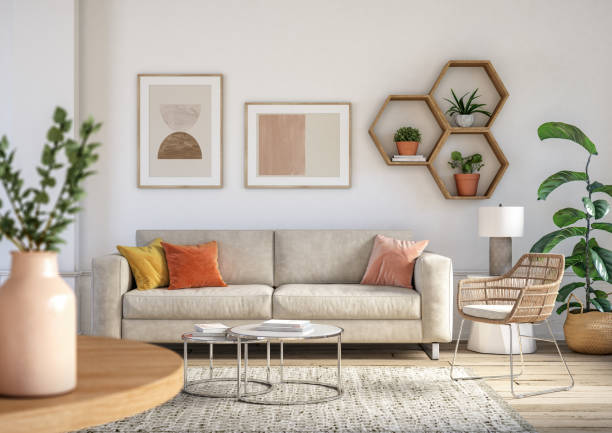
#> input picture Open_CV/Chapter/assets/sofa.jpg, 612 x 433 px
$ jupyter execute unit_12.ipynb
#> lines starting #> are read from the running program, lines starting #| are printed output that depends on the picture; after the words box and inside, x2 and y2 are one past the last pixel; in counts of white or black regions, pixels touching at a corner belong together
<h1 style="color:red;">Unit: 12</h1>

### Basic functions or manipulation in open_CV
- Original image
- Resize image
- Gray image
- Black & White image
- Blurr image. (contain only odd value.(23,23))
- Edge image
- Dilated image. (of egde image).(thickness of lines) (contain only odd value.(23,23))
- Erosion image. (of dilated image).(thinner outlines) (contain only odd value.(23,23))
- Cropped image

[cell 1]
# import libraries !

import cv2 as cv
from cv2 import cvtColor
import numpy as np

[cell 2]
# Read the image !

img = cv.imread('assets/sofa.jpg')
#> img is the input picture: shape (433, 612, 3); mean B, G, R 164.6, 176.7, 187.2
print('Size of our image: ',img.shape)
#| Size of our image:  (433, 612, 3)

**display images**

[cell 3]
# resize
res_img = cv.resize(img, (450,350))
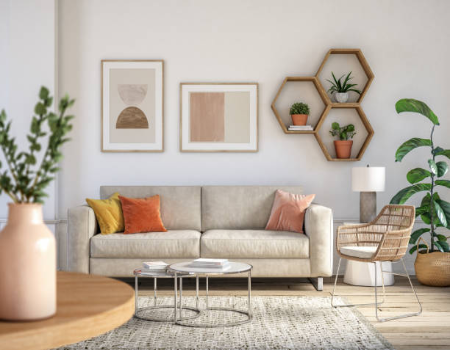
#> res_img: shape (350, 450, 3); mean B, G, R 164.5, 176.6, 187.1


# gray
gray_img = cv.cvtColor(img, cv.COLOR_BGR2GRAY)
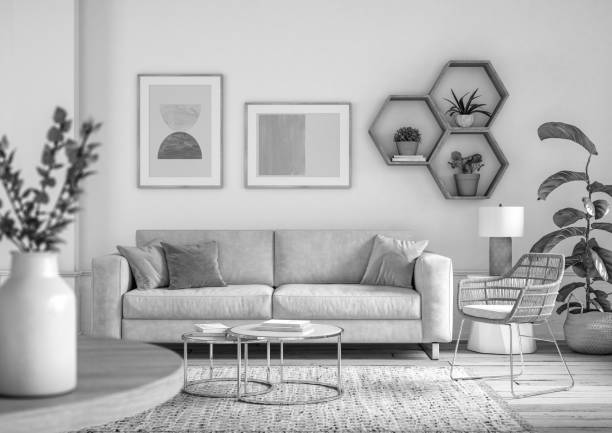
#> gray_img: shape (433, 612); min 0, max 255, mean 178.5


# black & white
(thresh, black_white_img) = cv.threshold(gray_img, 127, 155, cv.THRESH_BINARY)
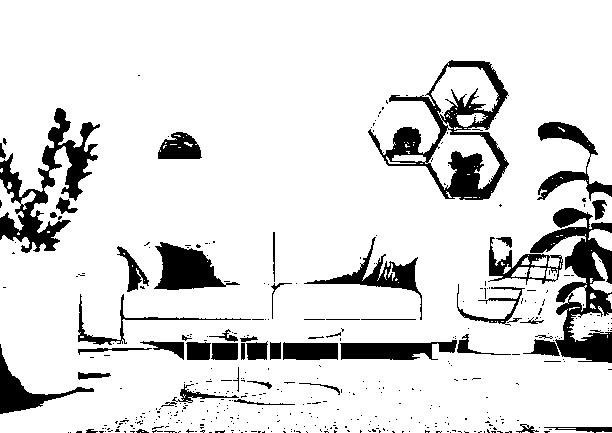
#> black_white_img: shape (433, 612); values 0 (black) and 155 (white), 87.2% white; 412 black regions (361 under 20 px), largest, box (x1, y1, x2, y2) and area: (368, 60, 509, 200) 5490, (523, 208, 612, 363) 5463, (0, 108, 100, 253) 4417


# blur
blurr_img = cv.GaussianBlur(img, (13,13), 0)
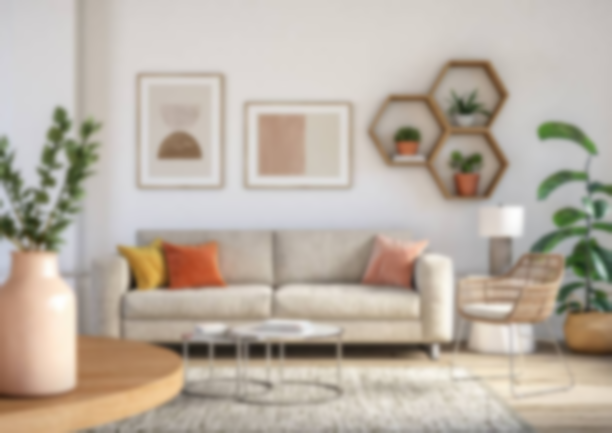
#> blurr_img: shape (433, 612, 3); mean B, G, R 164.6, 176.8, 187.2


# edge detection
edge_img = cv.Canny(img, 53,53)
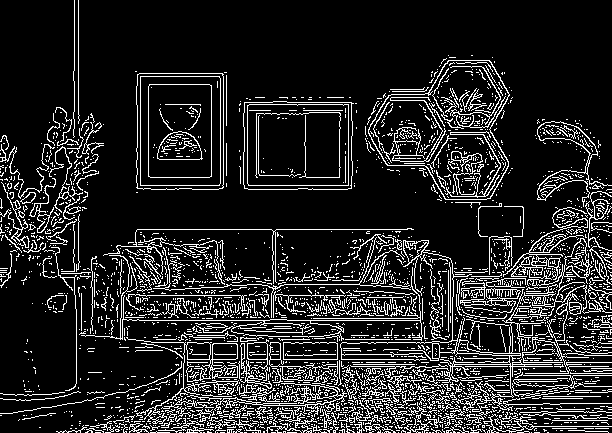
#> edge_img: shape (433, 612); 14.7% white in thin lines or dots


# thickness of lines of edge image
mat_kernal = np.ones((3,3), np.uint8)
dilate_img = cv.dilate(edge_img, mat_kernal, iterations=1)
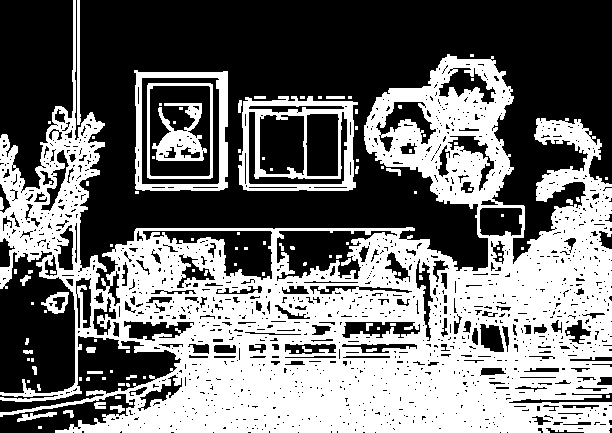
#> dilate_img: shape (433, 612); 44.3% white; 105 white regions (71 under 20 px), largest, box (x1, y1, x2, y2) and area: (0, 0, 612, 433) 105518, (238, 96, 358, 191) 4157, (134, 70, 228, 191) 2708


# make thinner outline of dilated image
mat_kernal = np.ones((3,3), np.uint8)
ero_img = cv.erode(dilate_img, mat_kernal, iterations=1)
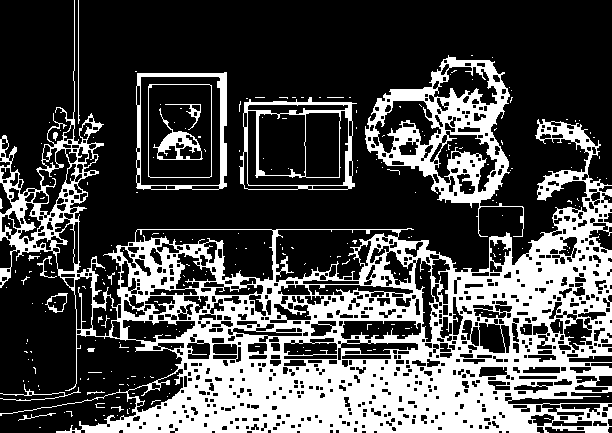
#> ero_img: shape (433, 612); 29.5% white; 249 white regions (228 under 20 px), largest, box (x1, y1, x2, y2) and area: (0, 0, 612, 433) 63724, (365, 55, 524, 237) 8063, (239, 97, 357, 190) 2070

# cropped image
cropped_image = img[230:410, 430:580]
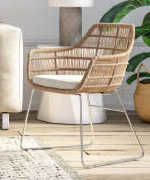
#> cropped_image: shape (180, 150, 3); mean B, G, R 158.6, 174.5, 185.5
# cropped_image = img[300:420, 160:360]

$ run again, with Open_CV/Chapter/assets/pc.jpg copied over Open_CV/Chapter/assets/sofa.jpg
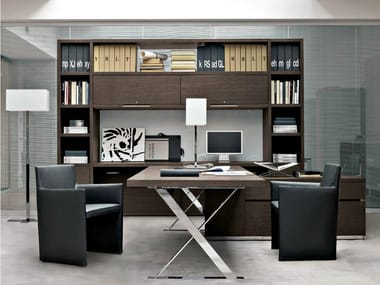
#> input picture Open_CV/Chapter/assets/pc.jpg, 380 x 285 px
#> img is the input picture: shape (285, 380, 3); mean B, G, R 111, 114.7, 116.5
#| Size of our image:  (285, 380, 3)
#> `(thresh, black_white_img) = cv.threshold(gray_img, 127, 155, cv.THRESH..`:
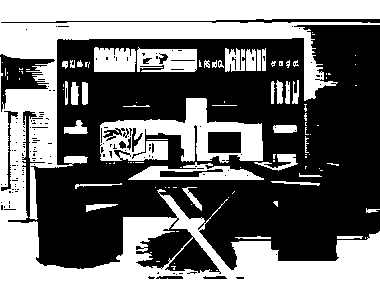
#> black_white_img: shape (285, 380); values 0 (black) and 155 (white), 43% white; 106 white regions (67 under 20 px), largest, box (x1, y1, x2, y2) and area: (0, 0, 380, 285) 34727, (100, 98, 263, 163) 4999, (128, 162, 264, 180) 1237
#> edge_img: shape (285, 380); 16.5% white in thin lines or dots
#> dilate_img: shape (285, 380); 50.4% white; 473 black regions (357 under 20 px), largest, box (x1, y1, x2, y2) and area: (291, 27, 380, 167) 5091, (2, 218, 185, 285) 4922, (34, 0, 331, 18) 4844
#> `ero_img = cv.erode(dilate_img, mat_kernal, iterations=1)`:
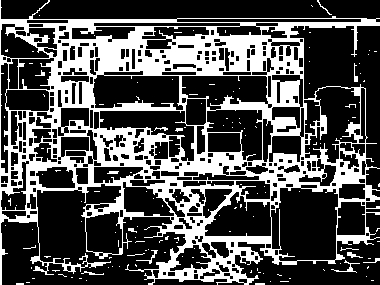
#> ero_img: shape (285, 380); 31.3% white; 141 white regions (126 under 20 px), largest, box (x1, y1, x2, y2) and area: (0, 0, 380, 285) 32960, (331, 260, 360, 273) 71, (136, 250, 158, 264) 53
#> cropped_image = empty array
